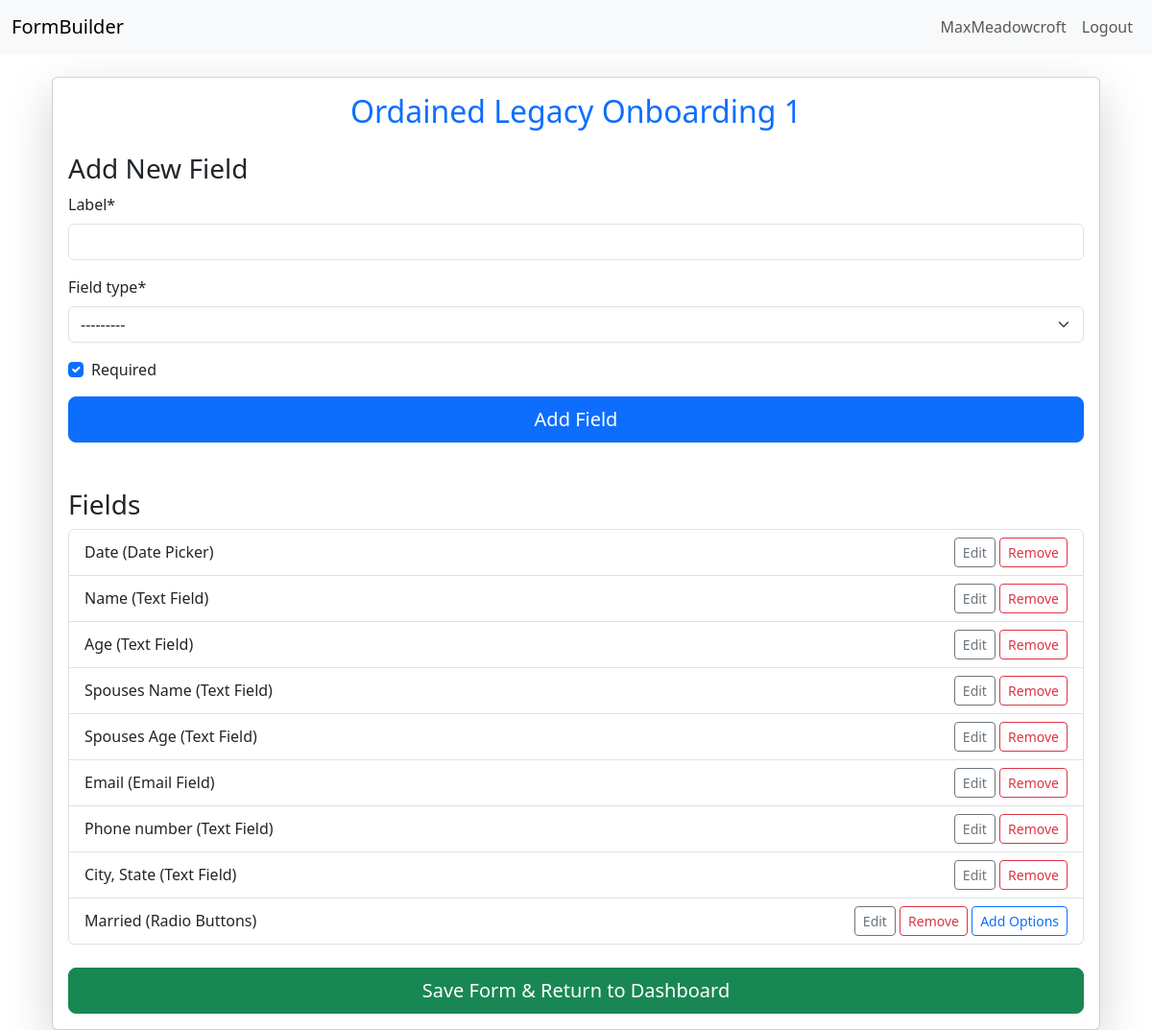
The page /app/form/2fff5f0cfed9f489/fields/ (signed in) on the database as committed earlier.
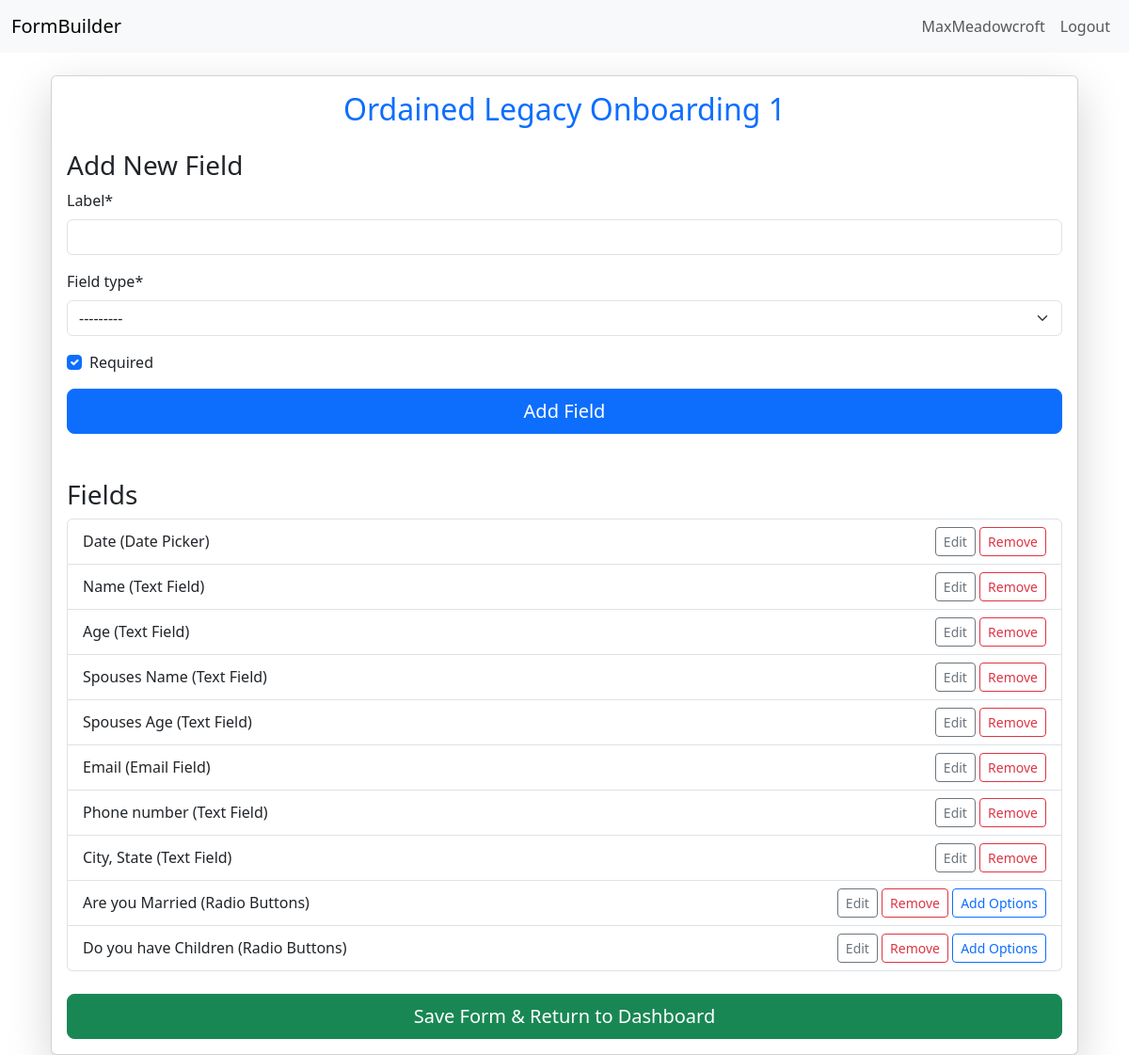
The same page on the database as committed later.
### builder/models.py (models this page shows, shortened)
class FormField(models.Model):
    form = models.ForeignKey(Form, on_delete=models.CASCADE, related_name="fields")
    label = models.CharField(max_length=255)
    description = models.TextField(blank=True, null=True)
    field_type = models.CharField(max_length=50, choices=FIELD_TYPES)
    required = models.BooleanField(default=True)
    def needs_options(self):
        return self.field_type in ['radio', 'select', 'checkbox']

### builder/views.py (the view)
# urls.py: path('form/<str:form_hash>/fields/', views.manage_fields_view, name='manage_fields'),
@login_required
def manage_fields_view(request, form_hash):
    form_instance = get_object_or_404(Form, form_hash=form_hash, creator=request.user)
    fields = form_instance.fields.all()
    if request.method == 'POST':
        if 'add_field' in request.POST:
            field_form = AddFieldForm(request.POST)
            if field_form.is_valid():
                new_field = field_form.save(commit=False)
                new_field.form = form_instance
                new_field.save()
        elif 'save_form' in request.POST:
            return redirect('dashboard')
    else:
        field_form = AddFieldForm()
    return render(request, 'builder/manage_fields.html', {
        'form': form_instance,
        'fields': fields,
        'field_form': field_form
    })

### builder/forms.py
class AddFieldForm(forms.ModelForm):
    class Meta:
        model = FormField
        fields = ['label', 'field_type', 'required']
        widgets = {
            'field_type': forms.Select(choices=[
                ('text', 'Text Field'),
                ('textarea', 'Text Area'),
                ('radio', 'Radio Buttons'),
                ('checkbox', 'Checkbox'),
                ('select', 'Dropdown'),
                ('date', 'Date Picker'),
                ('email', 'Email Field'),
            ]),
        }

### builder/templates/builder/manage_fields.html (shortened to what this page needs)
{% extends "base.html" %}
{% load crispy_forms_tags %}
{% block content %}
<div class="container mt-4">
    <div class="card shadow-lg">
        <div class="card-body">
            <h2 class="text-center text-primary mb-4">{{ form.title }}</h2>
            <h3>Add New Field</h3>
            <form method="POST">
                {{ field_form|crispy }}
                <button type="submit" name="add_field" class="btn btn-lg btn-primary w-100">Add Field</button>
            </form>
            <h3 class="mt-5">Fields</h3>
            <ul class="list-group">
                {% for field in fields %}
                <li class="list-group-item d-flex justify-content-between align-items-center">
                                    {{ field.label }} ({{ field.get_field_type_display }})
                    <div>
                        <a href="{% url 'edit_field' field.id %}" class="btn btn-sm btn-outline-secondary">Edit</a>
                        <a href="{% url 'delete_field' field.id %}" class="btn btn-sm btn-outline-danger">Remove</a>
                        {% if field.needs_options %}
                        <a href="{% url 'add_field_options' field.id %}" class="btn btn-sm btn-outline-primary">Add Options</a>
                        {% endif %}
                    </div>
                </li>
                {% empty %}
                <li class="list-group-item">No fields added yet.</li>
                {% endfor %}
            </ul>
            <form method="POST" class="mt-4">
                <button type="submit" name="save_form" class="btn btn-lg btn-success w-100">Save Form & Return to Dashboard</button>
            </form>
        </div>
    </div>
</div>
{% endblock %}

Rows that differ between the two databases and show on the page:
changed FormField: label "Married" → "Are you Married"
added FormField: label "Do you have Children", field_type "Radio Buttons", shows "Add Options"
